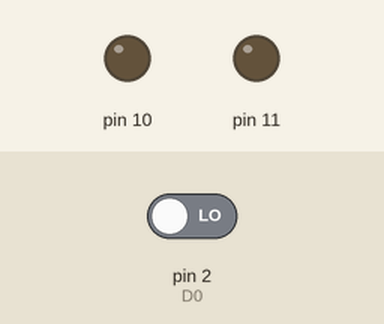
Bench run of a sketch on a simulated Arduino Uno, built with avr-gcc and run on an emulated ATmega328P. On the bench: output pins drawn as LEDs (lit = HIGH). Dashed ring = blinking. The inputs (shaded band) are chosen by the test bench; at power-on: pin 2 (D0) LOW.

Above: at 1.2 s.
1.3 s: pin 2 (D0) driven HIGH
At 4.2 s:
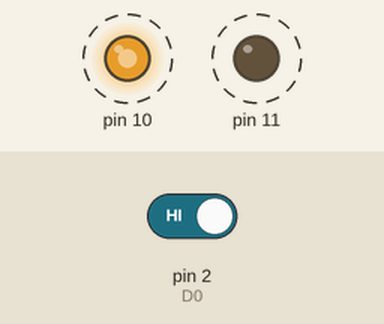
4.3 s: pin 2 (D0) driven LOW
At 5.3 s:
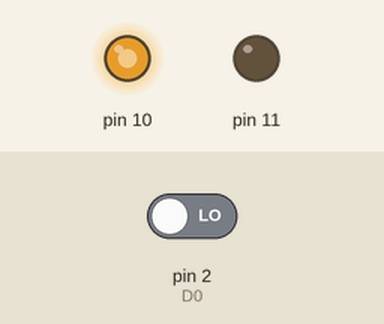
Timing chart, 0 to 7.3 s (numbered marks = the images above; inputs shaded):
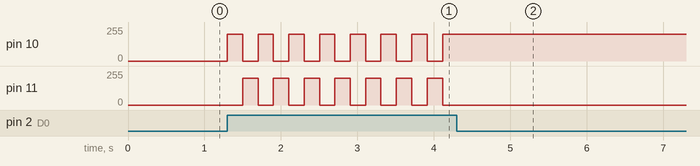

Measured:
- after the input at 1.3 s, pin 10: alternates 200/255 for 0.20 s and 0/255 for 0.20 s, starting at once; pin 11: alternates 200/255 for 0.20 s and 0/255 for 0.20 s, starting after 0.20 s
- after the input at 4.3 s, pin 10: stops changing and stays 200/255; pin 11: stops changing and stays 0/255

The sketch:

MicrofonoRGB.ino
```cpp
/* D0 2
   RGB 10 y 11*/

int D0 = 2;
int state = 0;
long nextTime = 0;

void setup(){
  Serial.begin(9600);
  pinMode(2,INPUT);

};
void loop(){


  if(digitalRead(2) == HIGH && millis() > nextTime){

    if(state == 0){
      state = 1;
      analogWrite(10,200);
      analogWrite(11,0);
      nextTime = millis() + 200;

    }else{
      state = 0;
      analogWrite(10,0);
      analogWrite(11,200);
      nextTime = millis() + 200;
    }

  }

};
```
